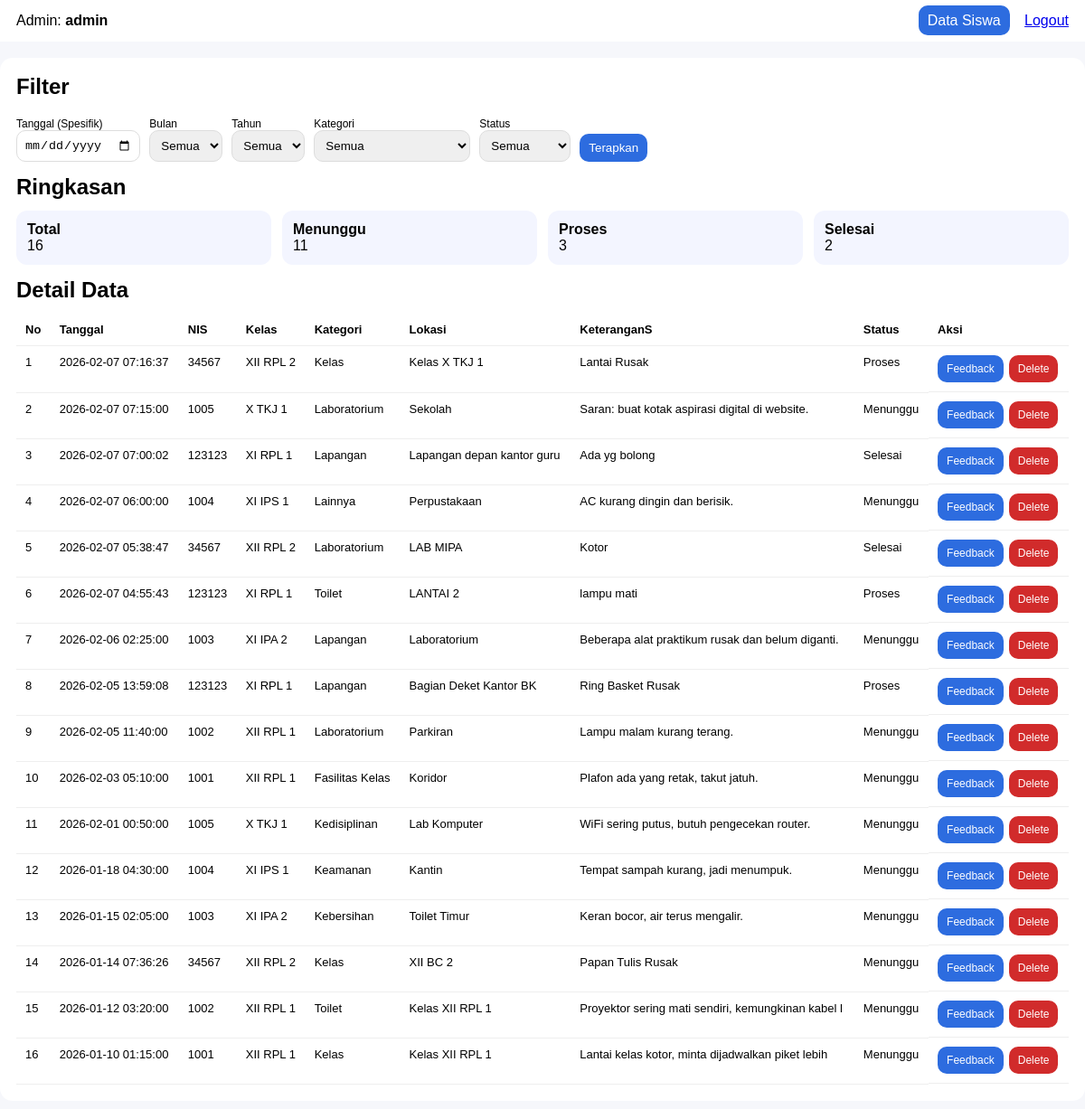
The page /pengaduan_sekolah_baru/public/admin_dashboard.php (signed in) on the database as committed earlier.
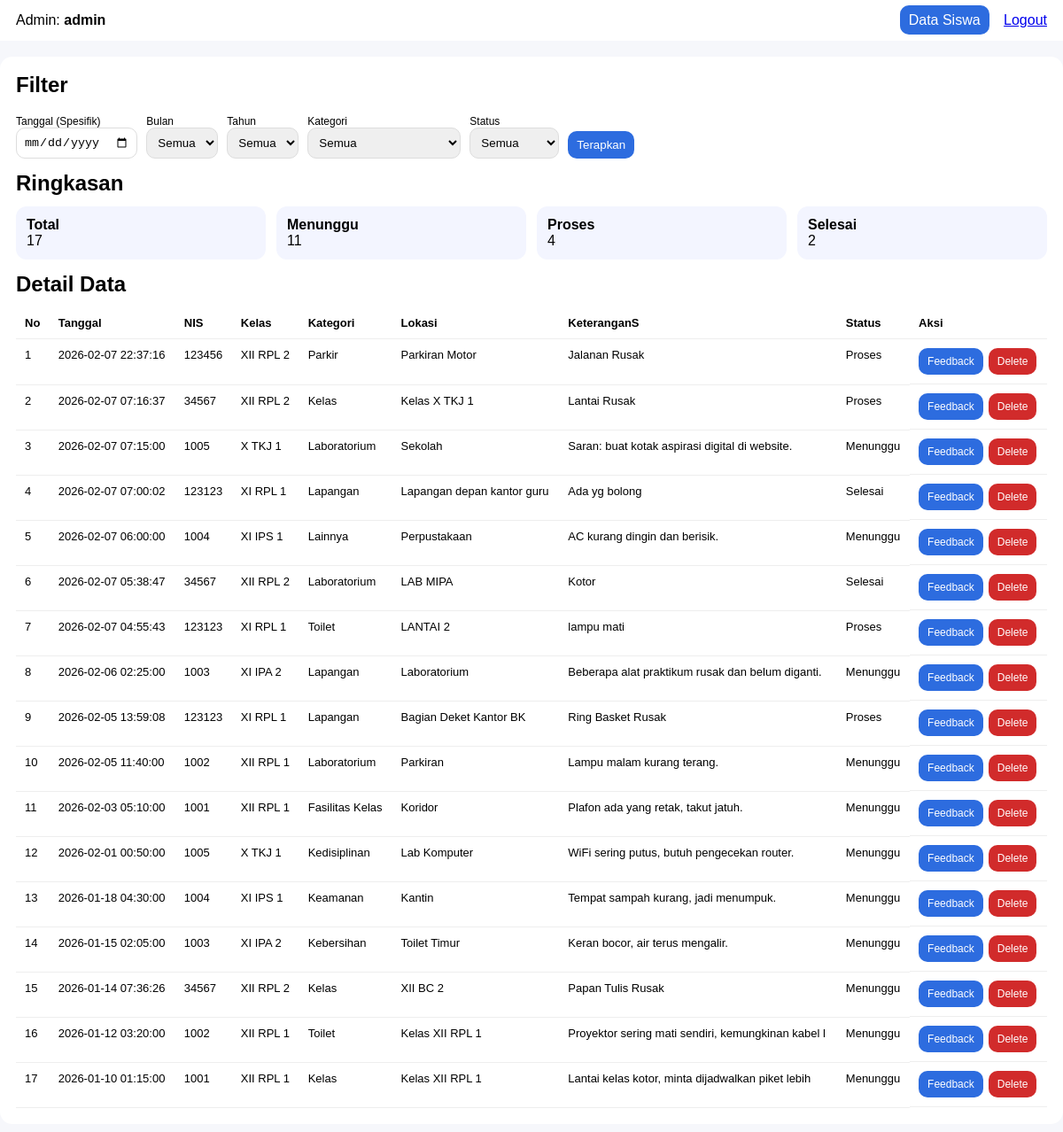
The same page on the database as committed later.
### tables this page shows
CREATE TABLE `input_aspirasi` (
  `id_pelaporan` int(5) NOT NULL,
  `nis` int(10) NOT NULL,
  `id_kategori` int(5) NOT NULL,
  `lokasi` varchar(50) NOT NULL,
  `ket` varchar(50) NOT NULL,
  `created_at` timestamp NOT NULL DEFAULT current_timestamp()
);

CREATE TABLE `siswa` (
  `nis` int(10) NOT NULL,
  `nama` varchar(100) NOT NULL,
  `kelas` varchar(10) NOT NULL,
  `password_hash` varchar(255) NOT NULL,
  `created_at` datetime NOT NULL DEFAULT current_timestamp()
);

CREATE TABLE `kategori` (
  `id_kategori` int(5) NOT NULL,
  `ket_kategori` varchar(30) NOT NULL
);

### pengaduan_sekolah_baru/public/admin_dashboard.php (the view, shortened to what this page needs)
<?php
require_once __DIR__ . "/../config/koneksi.php";
$tanggal = trim($_GET['tanggal'] ?? '');
$where = "1=1";
$sql = "
  SELECT ia.id_pelaporan, ia.created_at, ia.nis, s.kelas,
         k.ket_kategori, ia.lokasi, ia.ket,
         COALESCE(a.status,'Menunggu') status, a.feedback
  FROM input_aspirasi ia
  JOIN siswa s ON s.nis=ia.nis
  JOIN kategori k ON k.id_kategori=ia.id_kategori
  LEFT JOIN aspirasi a ON a.id_pelaporan=ia.id_pelaporan
  WHERE $where
  ORDER BY ia.created_at DESC
";
$stmt = mysqli_prepare($conn, $sql);
mysqli_stmt_execute($stmt);
$res = mysqli_stmt_get_result($stmt);
$sql2 = "
  SELECT
    COUNT(*) total,
    SUM(CASE WHEN COALESCE(a.status,'Menunggu')='Menunggu' THEN 1 ELSE 0 END) menunggu,
    SUM(CASE WHEN COALESCE(a.status,'Menunggu')='Proses' THEN 1 ELSE 0 END) proses,
    SUM(CASE WHEN COALESCE(a.status,'Menunggu')='Selesai' THEN 1 ELSE 0 END) selesai
  FROM input_aspirasi ia
  LEFT JOIN aspirasi a ON a.id_pelaporan=ia.id_pelaporan
  WHERE $where
";
$stmt2 = mysqli_prepare($conn, $sql2);
mysqli_stmt_execute($stmt2);
$stat = mysqli_fetch_assoc(mysqli_stmt_get_result($stmt2));
?>
<!doctype html>
<html>
<head>
</head>
<body>
  <div class="bar">
    <div>Admin: <b><?= htmlspecialchars($_SESSION['admin_user']) ?></b></div>
    <div>
      <a class="btn" href="admin_siswa.php">Data Siswa</a>
      <a href="logout.php" style="margin-left:12px">Logout</a>
    </div>
  </div>
  <div class="card">
    <div class="no-print">
      <h2 style="margin-top:0">Filter</h2>
      <form method="get" style="display:flex;gap:10px;flex-wrap:wrap;align-items:end">
        <div>
          <div style="font-size:12px">Tanggal (Spesifik)</div>
          <input type="date" name="tanggal" value="<?= htmlspecialchars($tanggal) ?>">
        </div>
        <div>
          <div style="font-size:12px">Bulan</div>
          <select name="bulan">
            <option value="">Semua</option>
          </select>
        </div>
        <div>
          <div style="font-size:12px">Tahun</div>
          <select name="tahun">
            <option value="">Semua</option>
          </select>
        </div>
        <div>
          <div style="font-size:12px">Kategori</div>
          <select name="kategori">
            <option value="0">Semua</option>
          </select>
        </div>
        <div>
          <div style="font-size:12px">Status</div>
          <select name="status">
            <option value="">Semua</option>
          </select>
        </div>
        <button type="submit">Terapkan</button>
      </form>
    </div>
    <h2 style="margin:14px 0 6px">Ringkasan</h2>
    <div class="grid">
      <div class="box"><b>Total</b><div><?= (int)$stat['total'] ?></div></div>
      <div class="box"><b>Menunggu</b><div><?= (int)$stat['menunggu'] ?></div></div>
      <div class="box"><b>Proses</b><div><?= (int)$stat['proses'] ?></div></div>
      <div class="box"><b>Selesai</b><div><?= (int)$stat['selesai'] ?></div></div>
    </div>
    <h2 style="margin:14px 0 6px">Detail Data</h2>
    <table>
<thead>
  <tr>
    <th>No</th>
    <th>Tanggal</th><th>NIS</th><th>Kelas</th><th>Kategori</th><th>Lokasi</th><th>KeteranganS</th><th>Status</th><th>Aksi</th>
  </tr>
</thead>
<tbody>
  <?php $no = 1; ?>
  <?php while($r=mysqli_fetch_assoc($res)): ?>
  <tr>
    <td><?= $no++ ?></td>
    <td><?= htmlspecialchars($r['created_at']) ?></td>
    <td><?= htmlspecialchars($r['nis']) ?></td>
    <td><?= htmlspecialchars($r['kelas']) ?></td>
    <td><?= htmlspecialchars($r['ket_kategori']) ?></td>
    <td><?= htmlspecialchars($r['lokasi']) ?></td>
    <td><?= htmlspecialchars($r['ket']) ?></td>
    <td><?= htmlspecialchars($r['status']) ?></td>
    <td style="display:flex;gap:6px">
    <a class="action-btn" href="admin_aspirasi_detail.php?id=<?= (int)$r['id_pelaporan'] ?>">Feedback</a>
    <form method="post" onsubmit="return confirm('Hapus data aspirasi ini?')" style="margin:0">
      <button class="action-btn" name="hapus_aspirasi" value="1"
        style="background:#d12b2b">Delete</button>
    </form>
  </td>
  </tr>
  <?php endwhile; ?>
</tbody>
    </table>
  </div>
</body>
</html>

Rows that differ between the two databases and show on the page:
added input_aspirasi: created_at "2026-02-07 22:37:16", nis "123456", nis.kelas "XII RPL 2", id_kategori.ket_kategori "Parkir", lokasi "Parkiran Motor", ket "Jalanan Rusak", status "Proses"
Other text that changed with them:
$stat['total']: "16" → "17"
$stat['proses']: "3" → "4"
